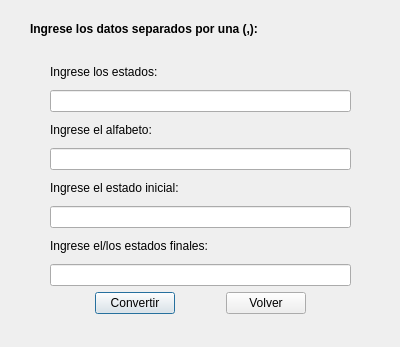
<?xml version="1.0" encoding="UTF-8"?>
<ui version="4.0">
 <class>StateTable</class>
 <widget class="QDialog" name="StateTable">
  <property name="geometry">
   <rect>
    <x>0</x>
    <y>0</y>
    <width>400</width>
    <height>347</height>
   </rect>
  </property>
  <property name="windowTitle">
   <string>Dialog</string>
  </property>
  <widget class="QLabel" name="indication1">
   <property name="geometry">
    <rect>
     <x>30</x>
     <y>20</y>
     <width>341</width>
     <height>18</height>
    </rect>
   </property>
   <property name="font">
    <font>
     <weight>75</weight>
     <bold>true</bold>
    </font>
   </property>
   <property name="text">
    <string>Ingrese los datos separados por una (,):</string>
   </property>
  </widget>
  <widget class="QWidget" name="">
   <property name="geometry">
    <rect>
     <x>50</x>
     <y>60</y>
     <width>301</width>
     <height>254</height>
    </rect>
   </property>
   <layout class="QVBoxLayout" name="verticalLayout">
    <item>
     <widget class="QLabel" name="state">
      <property name="text">
       <string>Ingrese los estados:</string>
      </property>
     </widget>
    </item>
    <item>
     <widget class="QLineEdit" name="stateContent"/>
    </item>
    <item>
     <widget class="QLabel" name="alfabeth">
      <property name="text">
       <string>Ingrese el alfabeto:</string>
      </property>
     </widget>
    </item>
    <item>
     <widget class="QLineEdit" name="alfabethContent"/>
    </item>
    <item>
     <widget class="QLabel" name="inicialState">
      <property name="text">
       <string>Ingrese el estado inicial:</string>
      </property>
     </widget>
    </item>
    <item>
     <widget class="QLineEdit" name="iStateContent"/>
    </item>
    <item>
     <widget class="QLabel" name="finalState">
      <property name="text">
       <string>Ingrese el/los estados finales:</string>
      </property>
     </widget>
    </item>
    <item>
     <widget class="QLineEdit" name="fStateContent"/>
    </item>
    <item>
     <layout class="QHBoxLayout" name="horizontalLayout">
      <item>
       <spacer name="horizontalSpacer">
        <property name="orientation">
         <enum>Qt::Horizontal</enum>
        </property>
        <property name="sizeHint" stdset="0">
         <size>
          <width>40</width>
          <height>20</height>
         </size>
        </property>
       </spacer>
      </item>
      <item>
       <widget class="QPushButton" name="pushConvert">
        <property name="text">
         <string>Convertir</string>
        </property>
       </widget>
      </item>
      <item>
       <spacer name="horizontalSpacer_2">
        <property name="orientation">
         <enum>Qt::Horizontal</enum>
        </property>
        <property name="sizeHint" stdset="0">
         <size>
          <width>40</width>
          <height>20</height>
         </size>
        </property>
       </spacer>
      </item>
      <item>
       <widget class="QPushButton" name="pushBack">
        <property name="text">
         <string>Volver</string>
        </property>
       </widget>
      </item>
      <item>
       <spacer name="horizontalSpacer_3">
        <property name="orientation">
         <enum>Qt::Horizontal</enum>
        </property>
        <property name="sizeHint" stdset="0">
         <size>
          <width>40</width>
          <height>20</height>
         </size>
        </property>
       </spacer>
      </item>
     </layout>
    </item>
   </layout>
  </widget>
 </widget>
 <resources/>
 <connections/>
</ui>
